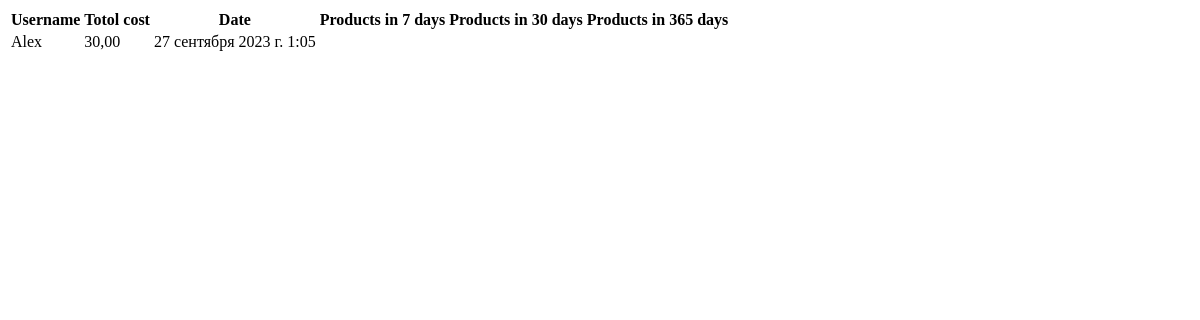
/order/1, run on an earlier commit of the app's database.
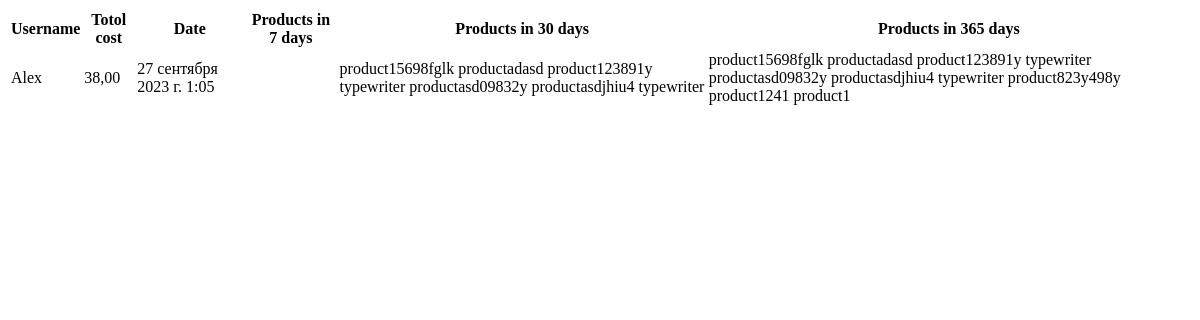
And on a later commit of the database.
### startapp/models.py (models this page shows, shortened)
class Order(models.Model):
    user = models.ForeignKey('User', on_delete=models.CASCADE)
    products = models.ManyToManyField('Product')
    total_cost = models.DecimalField(max_digits=6, decimal_places=2)
    date_create_order = models.DateTimeField(auto_now_add=True)
    is_active = models.BooleanField(default=True)
    class Meta:
        verbose_name = 'Заказы'
        verbose_name_plural = 'Заказы'

class User(models.Model):
    name = models.CharField(max_length=100)
    email = models.EmailField()
    __phone_regex = RegexValidator(regex=r'^\+?1?\d{9,15}$')
    phone_number = models.CharField(validators=[__phone_regex], max_length=17, blank=True)
    address = models.CharField(max_length=150)
    date_create_user = models.DateTimeField(auto_now_add=True)
    is_active = models.BooleanField(default=True)
    class Meta:
        verbose_name = 'Пользователи'
        verbose_name_plural = 'Пользователи'

class Product(models.Model):
    title = models.CharField(max_length=50)
    description = models.CharField(max_length=150)
    price = models.DecimalField(max_digits=6, decimal_places=2)
    count =models.IntegerField()
    date_create_product = models.DateTimeField(auto_now_add=True)
    image = models.ImageField(default='')
    is_active = models.BooleanField(default=True)
    class Meta:
        verbose_name = 'Продукты'
        verbose_name_plural = 'Продукты'

### startapp/views.py (the view)
# urls.py: path('order/<int:order_id>', views.get_order, name='order'),
def get_order(request, order_id: int):
    order = CrudOrder()
    date = 'date_create_product'
    order = order.get(pk=order_id)
    prods7 = order.products.all().filter(date_create_product__range=[datetime.now() - timedelta(days=7), datetime.now()]).order_by(f'-{date}')
    prods30 = order.products.all().filter(date_create_product__range=[datetime.now() - timedelta(days=30), datetime.now()]).order_by(f'-{date}')
    prods365 = order.products.all().filter(date_create_product__range=[datetime.now() - timedelta(days=365), datetime.now()]).order_by(f'-{date}')
    context = {'title': f'Заказ-{order_id}',
               'order': order, 'prods7':prods7,
               'prods30':prods30, 'prods365':prods365
               }
    return render(request=request, template_name='startapp/one_order.html', context=context)

### startapp/utils.py (called while the page is built)
    def get(self, pk: int):
        responce = self.model.objects.filter(pk=pk).first()
        return responce

### startapp/templates/startapp/one_order.html (shortened to what this page needs)
{% extends "base.html" %}
{% block body %}
<table>
    <thead>
        <tr>
        <th>Username</th>
        <th>Totol cost</th>
        <th>Date</th>
        <th>Products in 7 days</th>
        <th>Products in 30 days</th>
        <th>Products in 365 days</th>
        </tr>
    </thead>
    <tbody>
    <tr>
        <td>{{ order.user.name }}</td>
        <td>{{ order.total_cost }}</td>
        <td>{{ order.date_create_order }}</td>
        <td>
        </td>
        <td>
            {% for prod in prods30 %}
            {{prod.title}}
            {% endfor %}
        </td>
        <td>
            {% for prod in prods365 %}
            {{prod.title}}
            {% endfor %}
        </td>
    </tr>
</tbody>
</table>
{% endblock %}

### templates/base.html (shortened to what this page needs)
<!DOCTYPE html>
<html lang="ru">
<head>
</head>
<body>
    {% block body%}
    {% endblock %}
</body>
</html>

What changed in the data, as far as the page shows it:
changed Order "Alex": total_cost "30,00" → "38,00"
added Product: title "product15698fglk"
added Product: title "productadasd"
added Product: title "product123891y"
now on this page (row unchanged): Product: title "typewriter"
added Product: title "productasd09832y"
added Product: title "productasdjhiu4"
now on this page (row edited): Product: title "typewriter"
added Product: title "product823y498y"
added Product: title "product1241"
added Product: title "product1"
